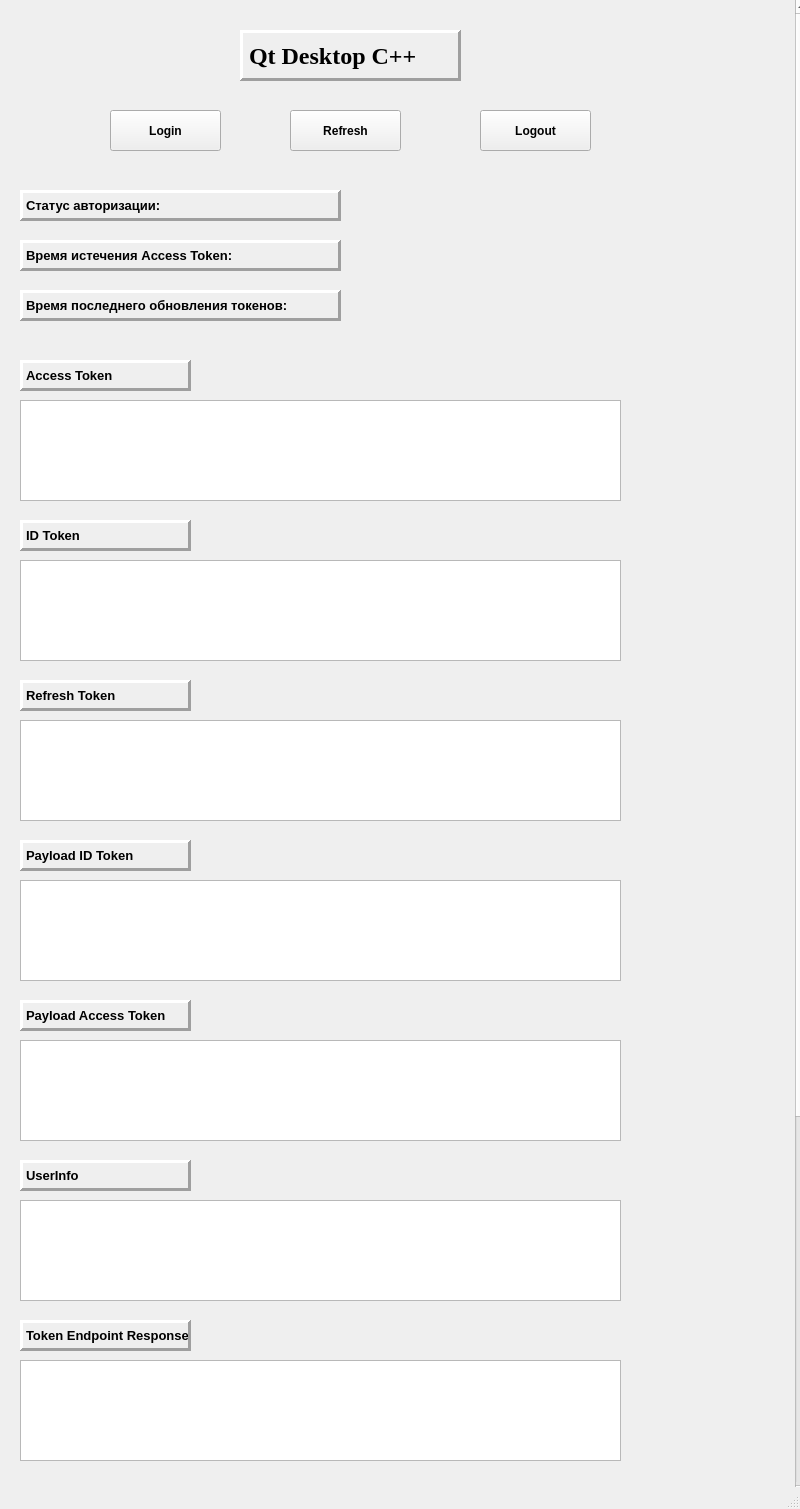
<?xml version="1.0" encoding="UTF-8"?>
<ui version="4.0">
 <class>MainWindow</class>
 <widget class="QMainWindow" name="MainWindow">
  <property name="geometry">
   <rect>
    <x>0</x>
    <y>0</y>
    <width>800</width>
    <height>1509</height>
   </rect>
  </property>
  <property name="windowTitle">
   <string>MainWindow</string>
  </property>
  <widget class="QWidget" name="centralwidget">
   <widget class="QScrollArea" name="scrollArea">
    <property name="geometry">
     <rect>
      <x>-11</x>
      <y>-1</y>
      <width>821</width>
      <height>1501</height>
     </rect>
    </property>
    <property name="verticalScrollBarPolicy">
     <enum>Qt::ScrollBarPolicy::ScrollBarAlwaysOn</enum>
    </property>
    <property name="widgetResizable">
     <bool>true</bool>
    </property>
    <widget class="QWidget" name="scrollAreaWidgetContents">
     <property name="geometry">
      <rect>
       <x>0</x>
       <y>-501</y>
       <width>802</width>
       <height>2000</height>
      </rect>
     </property>
     <property name="sizePolicy">
      <sizepolicy hsizetype="Preferred" vsizetype="Expanding">
       <horstretch>0</horstretch>
       <verstretch>0</verstretch>
      </sizepolicy>
     </property>
     <property name="minimumSize">
      <size>
       <width>0</width>
       <height>2000</height>
      </size>
     </property>
     <widget class="QWidget" name="verticalLayoutWidget">
      <property name="geometry">
       <rect>
        <x>10</x>
        <y>-1</y>
        <width>831</width>
        <height>1461</height>
       </rect>
      </property>
      <layout class="QVBoxLayout" name="verticalLayout"/>
     </widget>
     <widget class="QLabel" name="statusLabel">
      <property name="enabled">
       <bool>true</bool>
      </property>
      <property name="geometry">
       <rect>
        <x>30</x>
        <y>190</y>
        <width>321</width>
        <height>31</height>
       </rect>
      </property>
      <property name="font">
       <font>
        <pointsize>10</pointsize>
        <bold>true</bold>
        <underline>false</underline>
       </font>
      </property>
      <property name="frameShape">
       <enum>QFrame::Shape::Panel</enum>
      </property>
      <property name="frameShadow">
       <enum>QFrame::Shadow::Raised</enum>
      </property>
      <property name="lineWidth">
       <number>3</number>
      </property>
      <property name="midLineWidth">
       <number>0</number>
      </property>
      <property name="text">
       <string>Статус авторизации:</string>
      </property>
     </widget>
     <widget class="QLabel" name="accessExpiryLabel">
      <property name="enabled">
       <bool>true</bool>
      </property>
      <property name="geometry">
       <rect>
        <x>30</x>
        <y>240</y>
        <width>321</width>
        <height>31</height>
       </rect>
      </property>
      <property name="font">
       <font>
        <pointsize>10</pointsize>
        <bold>true</bold>
        <underline>false</underline>
       </font>
      </property>
      <property name="frameShape">
       <enum>QFrame::Shape::Panel</enum>
      </property>
      <property name="frameShadow">
       <enum>QFrame::Shadow::Raised</enum>
      </property>
      <property name="lineWidth">
       <number>3</number>
      </property>
      <property name="midLineWidth">
       <number>0</number>
      </property>
      <property name="text">
       <string>Время истечения Access Token:</string>
      </property>
     </widget>
     <widget class="QPushButton" name="loginButton">
      <property name="geometry">
       <rect>
        <x>120</x>
        <y>110</y>
        <width>111</width>
        <height>41</height>
       </rect>
      </property>
      <property name="font">
       <font>
        <bold>true</bold>
       </font>
      </property>
      <property name="text">
       <string>Login</string>
      </property>
     </widget>
     <widget class="QTextEdit" name="refreshTokenEdit">
      <property name="geometry">
       <rect>
        <x>30</x>
        <y>720</y>
        <width>601</width>
        <height>101</height>
       </rect>
      </property>
      <property name="readOnly">
       <bool>true</bool>
      </property>
      <property name="html">
       <string>&lt;!DOCTYPE HTML PUBLIC &quot;-//W3C//DTD HTML 4.0//EN&quot; &quot;http://www.w3.org/TR/REC-html40/strict.dtd&quot;&gt;
&lt;html&gt;&lt;head&gt;&lt;meta name=&quot;qrichtext&quot; content=&quot;1&quot; /&gt;&lt;meta charset=&quot;utf-8&quot; /&gt;&lt;style type=&quot;text/css&quot;&gt;
p, li { white-space: pre-wrap; }
hr { height: 1px; border-width: 0; }
li.unchecked::marker { content: &quot;\2610&quot;; }
li.checked::marker { content: &quot;\2612&quot;; }
&lt;/style&gt;&lt;/head&gt;&lt;body style=&quot; font-family:'Segoe UI'; font-size:9pt; font-weight:400; font-style:normal;&quot;&gt;
&lt;p style=&quot;-qt-paragraph-type:empty; margin-top:0px; margin-bottom:0px; margin-left:0px; margin-right:0px; -qt-block-indent:0; text-indent:0px;&quot;&gt;&lt;br /&gt;&lt;/p&gt;&lt;/body&gt;&lt;/html&gt;</string>
      </property>
     </widget>
     <widget class="QLabel" name="accessPayloadLabel">
      <property name="enabled">
       <bool>true</bool>
      </property>
      <property name="geometry">
       <rect>
        <x>30</x>
        <y>1000</y>
        <width>171</width>
        <height>31</height>
       </rect>
      </property>
      <property name="font">
       <font>
        <pointsize>10</pointsize>
        <bold>true</bold>
        <underline>false</underline>
       </font>
      </property>
      <property name="frameShape">
       <enum>QFrame::Shape::Panel</enum>
      </property>
      <property name="frameShadow">
       <enum>QFrame::Shadow::Raised</enum>
      </property>
      <property name="lineWidth">
       <number>3</number>
      </property>
      <property name="midLineWidth">
       <number>0</number>
      </property>
      <property name="text">
       <string>Payload Access Token</string>
      </property>
     </widget>
     <widget class="QTextEdit" name="idPayloadEdit">
      <property name="geometry">
       <rect>
        <x>30</x>
        <y>880</y>
        <width>601</width>
        <height>101</height>
       </rect>
      </property>
      <property name="readOnly">
       <bool>true</bool>
      </property>
      <property name="html">
       <string>&lt;!DOCTYPE HTML PUBLIC &quot;-//W3C//DTD HTML 4.0//EN&quot; &quot;http://www.w3.org/TR/REC-html40/strict.dtd&quot;&gt;
&lt;html&gt;&lt;head&gt;&lt;meta name=&quot;qrichtext&quot; content=&quot;1&quot; /&gt;&lt;meta charset=&quot;utf-8&quot; /&gt;&lt;style type=&quot;text/css&quot;&gt;
p, li { white-space: pre-wrap; }
hr { height: 1px; border-width: 0; }
li.unchecked::marker { content: &quot;\2610&quot;; }
li.checked::marker { content: &quot;\2612&quot;; }
&lt;/style&gt;&lt;/head&gt;&lt;body style=&quot; font-family:'Segoe UI'; font-size:9pt; font-weight:400; font-style:normal;&quot;&gt;
&lt;p style=&quot;-qt-paragraph-type:empty; margin-top:0px; margin-bottom:0px; margin-left:0px; margin-right:0px; -qt-block-indent:0; text-indent:0px;&quot;&gt;&lt;br /&gt;&lt;/p&gt;&lt;/body&gt;&lt;/html&gt;</string>
      </property>
     </widget>
     <widget class="QTextEdit" name="idTokenEdit">
      <property name="geometry">
       <rect>
        <x>30</x>
        <y>560</y>
        <width>601</width>
        <height>101</height>
       </rect>
      </property>
      <property name="readOnly">
       <bool>true</bool>
      </property>
      <property name="html">
       <string>&lt;!DOCTYPE HTML PUBLIC &quot;-//W3C//DTD HTML 4.0//EN&quot; &quot;http://www.w3.org/TR/REC-html40/strict.dtd&quot;&gt;
&lt;html&gt;&lt;head&gt;&lt;meta name=&quot;qrichtext&quot; content=&quot;1&quot; /&gt;&lt;meta charset=&quot;utf-8&quot; /&gt;&lt;style type=&quot;text/css&quot;&gt;
p, li { white-space: pre-wrap; }
hr { height: 1px; border-width: 0; }
li.unchecked::marker { content: &quot;\2610&quot;; }
li.checked::marker { content: &quot;\2612&quot;; }
&lt;/style&gt;&lt;/head&gt;&lt;body style=&quot; font-family:'Segoe UI'; font-size:9pt; font-weight:400; font-style:normal;&quot;&gt;
&lt;p style=&quot;-qt-paragraph-type:empty; margin-top:0px; margin-bottom:0px; margin-left:0px; margin-right:0px; -qt-block-indent:0; text-indent:0px;&quot;&gt;&lt;br /&gt;&lt;/p&gt;&lt;/body&gt;&lt;/html&gt;</string>
      </property>
     </widget>
     <widget class="QLabel" name="refreshTokenLabel">
      <property name="enabled">
       <bool>true</bool>
      </property>
      <property name="geometry">
       <rect>
        <x>30</x>
        <y>680</y>
        <width>171</width>
        <height>31</height>
       </rect>
      </property>
      <property name="font">
       <font>
        <pointsize>10</pointsize>
        <bold>true</bold>
        <underline>false</underline>
       </font>
      </property>
      <property name="frameShape">
       <enum>QFrame::Shape::Panel</enum>
      </property>
      <property name="frameShadow">
       <enum>QFrame::Shadow::Raised</enum>
      </property>
      <property name="lineWidth">
       <number>3</number>
      </property>
      <property name="midLineWidth">
       <number>0</number>
      </property>
      <property name="text">
       <string>Refresh Token</string>
      </property>
     </widget>
     <widget class="QLabel" name="idPayloadLabel">
      <property name="enabled">
       <bool>true</bool>
      </property>
      <property name="geometry">
       <rect>
        <x>30</x>
        <y>840</y>
        <width>171</width>
        <height>31</height>
       </rect>
      </property>
      <property name="font">
       <font>
        <pointsize>10</pointsize>
        <bold>true</bold>
        <underline>false</underline>
       </font>
      </property>
      <property name="frameShape">
       <enum>QFrame::Shape::Panel</enum>
      </property>
      <property name="frameShadow">
       <enum>QFrame::Shadow::Raised</enum>
      </property>
      <property name="lineWidth">
       <number>3</number>
      </property>
      <property name="midLineWidth">
       <number>0</number>
      </property>
      <property name="text">
       <string>Payload ID Token</string>
      </property>
     </widget>
     <widget class="QTextEdit" name="userInfoEdit">
      <property name="geometry">
       <rect>
        <x>30</x>
        <y>1200</y>
        <width>601</width>
        <height>101</height>
       </rect>
      </property>
      <property name="readOnly">
       <bool>true</bool>
      </property>
      <property name="html">
       <string>&lt;!DOCTYPE HTML PUBLIC &quot;-//W3C//DTD HTML 4.0//EN&quot; &quot;http://www.w3.org/TR/REC-html40/strict.dtd&quot;&gt;
&lt;html&gt;&lt;head&gt;&lt;meta name=&quot;qrichtext&quot; content=&quot;1&quot; /&gt;&lt;meta charset=&quot;utf-8&quot; /&gt;&lt;style type=&quot;text/css&quot;&gt;
p, li { white-space: pre-wrap; }
hr { height: 1px; border-width: 0; }
li.unchecked::marker { content: &quot;\2610&quot;; }
li.checked::marker { content: &quot;\2612&quot;; }
&lt;/style&gt;&lt;/head&gt;&lt;body style=&quot; font-family:'Segoe UI'; font-size:9pt; font-weight:400; font-style:normal;&quot;&gt;
&lt;p style=&quot;-qt-paragraph-type:empty; margin-top:0px; margin-bottom:0px; margin-left:0px; margin-right:0px; -qt-block-indent:0; text-indent:0px;&quot;&gt;&lt;br /&gt;&lt;/p&gt;&lt;/body&gt;&lt;/html&gt;</string>
      </property>
     </widget>
     <widget class="QLabel" name="idTokenLabel">
      <property name="enabled">
       <bool>true</bool>
      </property>
      <property name="geometry">
       <rect>
        <x>30</x>
        <y>520</y>
        <width>171</width>
        <height>31</height>
       </rect>
      </property>
      <property name="font">
       <font>
        <pointsize>10</pointsize>
        <bold>true</bold>
        <underline>false</underline>
       </font>
      </property>
      <property name="frameShape">
       <enum>QFrame::Shape::Panel</enum>
      </property>
      <property name="frameShadow">
       <enum>QFrame::Shadow::Raised</enum>
      </property>
      <property name="lineWidth">
       <number>3</number>
      </property>
      <property name="midLineWidth">
       <number>0</number>
      </property>
      <property name="text">
       <string>ID Token</string>
      </property>
     </widget>
     <widget class="QLabel" name="userInfoLabel">
      <property name="enabled">
       <bool>true</bool>
      </property>
      <property name="geometry">
       <rect>
        <x>30</x>
        <y>1160</y>
        <width>171</width>
        <height>31</height>
       </rect>
      </property>
      <property name="font">
       <font>
        <pointsize>10</pointsize>
        <bold>true</bold>
        <underline>false</underline>
       </font>
      </property>
      <property name="frameShape">
       <enum>QFrame::Shape::Panel</enum>
      </property>
      <property name="frameShadow">
       <enum>QFrame::Shadow::Raised</enum>
      </property>
      <property name="lineWidth">
       <number>3</number>
      </property>
      <property name="midLineWidth">
       <number>0</number>
      </property>
      <property name="text">
       <string>UserInfo</string>
      </property>
     </widget>
     <widget class="QLabel" name="accessTokenLabel">
      <property name="enabled">
       <bool>true</bool>
      </property>
      <property name="geometry">
       <rect>
        <x>30</x>
        <y>360</y>
        <width>171</width>
        <height>31</height>
       </rect>
      </property>
      <property name="font">
       <font>
        <pointsize>10</pointsize>
        <bold>true</bold>
        <underline>false</underline>
       </font>
      </property>
      <property name="frameShape">
       <enum>QFrame::Shape::Panel</enum>
      </property>
      <property name="frameShadow">
       <enum>QFrame::Shadow::Raised</enum>
      </property>
      <property name="lineWidth">
       <number>3</number>
      </property>
      <property name="midLineWidth">
       <number>0</number>
      </property>
      <property name="text">
       <string>Access Token</string>
      </property>
     </widget>
     <widget class="QLabel" name="lastRefreshLabel">
      <property name="enabled">
       <bool>true</bool>
      </property>
      <property name="geometry">
       <rect>
        <x>30</x>
        <y>290</y>
        <width>321</width>
        <height>31</height>
       </rect>
      </property>
      <property name="font">
       <font>
        <pointsize>10</pointsize>
        <bold>true</bold>
        <underline>false</underline>
       </font>
      </property>
      <property name="frameShape">
       <enum>QFrame::Shape::Panel</enum>
      </property>
      <property name="frameShadow">
       <enum>QFrame::Shadow::Raised</enum>
      </property>
      <property name="lineWidth">
       <number>3</number>
      </property>
      <property name="midLineWidth">
       <number>0</number>
      </property>
      <property name="text">
       <string>Время последнего обновления токенов:</string>
      </property>
     </widget>
     <widget class="QLabel" name="endpointTokenResponseLabel">
      <property name="enabled">
       <bool>true</bool>
      </property>
      <property name="geometry">
       <rect>
        <x>30</x>
        <y>1320</y>
        <width>171</width>
        <height>31</height>
       </rect>
      </property>
      <property name="font">
       <font>
        <pointsize>10</pointsize>
        <bold>true</bold>
        <underline>false</underline>
       </font>
      </property>
      <property name="frameShape">
       <enum>QFrame::Shape::Panel</enum>
      </property>
      <property name="frameShadow">
       <enum>QFrame::Shadow::Raised</enum>
      </property>
      <property name="lineWidth">
       <number>3</number>
      </property>
      <property name="midLineWidth">
       <number>0</number>
      </property>
      <property name="text">
       <string>Token Endpoint Response</string>
      </property>
     </widget>
     <widget class="QLabel" name="label_5">
      <property name="enabled">
       <bool>true</bool>
      </property>
      <property name="geometry">
       <rect>
        <x>250</x>
        <y>30</y>
        <width>221</width>
        <height>51</height>
       </rect>
      </property>
      <property name="font">
       <font>
        <family>Times New Roman</family>
        <pointsize>18</pointsize>
        <bold>true</bold>
        <underline>false</underline>
       </font>
      </property>
      <property name="layoutDirection">
       <enum>Qt::LayoutDirection::LeftToRight</enum>
      </property>
      <property name="frameShape">
       <enum>QFrame::Shape::Panel</enum>
      </property>
      <property name="frameShadow">
       <enum>QFrame::Shadow::Raised</enum>
      </property>
      <property name="lineWidth">
       <number>3</number>
      </property>
      <property name="midLineWidth">
       <number>0</number>
      </property>
      <property name="text">
       <string>Qt Desktop C++</string>
      </property>
     </widget>
     <widget class="QPushButton" name="refreshButton">
      <property name="geometry">
       <rect>
        <x>300</x>
        <y>110</y>
        <width>111</width>
        <height>41</height>
       </rect>
      </property>
      <property name="font">
       <font>
        <bold>true</bold>
       </font>
      </property>
      <property name="text">
       <string>Refresh</string>
      </property>
     </widget>
     <widget class="QPushButton" name="logoutButton">
      <property name="geometry">
       <rect>
        <x>490</x>
        <y>110</y>
        <width>111</width>
        <height>41</height>
       </rect>
      </property>
      <property name="font">
       <font>
        <italic>false</italic>
        <bold>true</bold>
       </font>
      </property>
      <property name="text">
       <string>Logout</string>
      </property>
     </widget>
     <widget class="QTextEdit" name="accessTokenEdit">
      <property name="geometry">
       <rect>
        <x>30</x>
        <y>400</y>
        <width>601</width>
        <height>101</height>
       </rect>
      </property>
      <property name="readOnly">
       <bool>true</bool>
      </property>
      <property name="html">
       <string>&lt;!DOCTYPE HTML PUBLIC &quot;-//W3C//DTD HTML 4.0//EN&quot; &quot;http://www.w3.org/TR/REC-html40/strict.dtd&quot;&gt;
&lt;html&gt;&lt;head&gt;&lt;meta name=&quot;qrichtext&quot; content=&quot;1&quot; /&gt;&lt;meta charset=&quot;utf-8&quot; /&gt;&lt;style type=&quot;text/css&quot;&gt;
p, li { white-space: pre-wrap; }
hr { height: 1px; border-width: 0; }
li.unchecked::marker { content: &quot;\2610&quot;; }
li.checked::marker { content: &quot;\2612&quot;; }
&lt;/style&gt;&lt;/head&gt;&lt;body style=&quot; font-family:'Segoe UI'; font-size:9pt; font-weight:400; font-style:normal;&quot;&gt;
&lt;p style=&quot;-qt-paragraph-type:empty; margin-top:0px; margin-bottom:0px; margin-left:0px; margin-right:0px; -qt-block-indent:0; text-indent:0px;&quot;&gt;&lt;br /&gt;&lt;/p&gt;&lt;/body&gt;&lt;/html&gt;</string>
      </property>
      <property name="overwriteMode">
       <bool>false</bool>
      </property>
     </widget>
     <widget class="QTextEdit" name="accessPayloadEdit">
      <property name="geometry">
       <rect>
        <x>30</x>
        <y>1040</y>
        <width>601</width>
        <height>101</height>
       </rect>
      </property>
      <property name="readOnly">
       <bool>true</bool>
      </property>
      <property name="html">
       <string>&lt;!DOCTYPE HTML PUBLIC &quot;-//W3C//DTD HTML 4.0//EN&quot; &quot;http://www.w3.org/TR/REC-html40/strict.dtd&quot;&gt;
&lt;html&gt;&lt;head&gt;&lt;meta name=&quot;qrichtext&quot; content=&quot;1&quot; /&gt;&lt;meta charset=&quot;utf-8&quot; /&gt;&lt;style type=&quot;text/css&quot;&gt;
p, li { white-space: pre-wrap; }
hr { height: 1px; border-width: 0; }
li.unchecked::marker { content: &quot;\2610&quot;; }
li.checked::marker { content: &quot;\2612&quot;; }
&lt;/style&gt;&lt;/head&gt;&lt;body style=&quot; font-family:'Segoe UI'; font-size:9pt; font-weight:400; font-style:normal;&quot;&gt;
&lt;p style=&quot;-qt-paragraph-type:empty; margin-top:0px; margin-bottom:0px; margin-left:0px; margin-right:0px; -qt-block-indent:0; text-indent:0px;&quot;&gt;&lt;br /&gt;&lt;/p&gt;&lt;/body&gt;&lt;/html&gt;</string>
      </property>
     </widget>
     <widget class="QTextEdit" name="tokenResponseEdit">
      <property name="geometry">
       <rect>
        <x>30</x>
        <y>1360</y>
        <width>601</width>
        <height>101</height>
       </rect>
      </property>
      <property name="readOnly">
       <bool>true</bool>
      </property>
      <property name="html">
       <string>&lt;!DOCTYPE HTML PUBLIC &quot;-//W3C//DTD HTML 4.0//EN&quot; &quot;http://www.w3.org/TR/REC-html40/strict.dtd&quot;&gt;
&lt;html&gt;&lt;head&gt;&lt;meta name=&quot;qrichtext&quot; content=&quot;1&quot; /&gt;&lt;meta charset=&quot;utf-8&quot; /&gt;&lt;style type=&quot;text/css&quot;&gt;
p, li { white-space: pre-wrap; }
hr { height: 1px; border-width: 0; }
li.unchecked::marker { content: &quot;\2610&quot;; }
li.checked::marker { content: &quot;\2612&quot;; }
&lt;/style&gt;&lt;/head&gt;&lt;body style=&quot; font-family:'Segoe UI'; font-size:9pt; font-weight:400; font-style:normal;&quot;&gt;
&lt;p style=&quot;-qt-paragraph-type:empty; margin-top:0px; margin-bottom:0px; margin-left:0px; margin-right:0px; -qt-block-indent:0; text-indent:0px;&quot;&gt;&lt;br /&gt;&lt;/p&gt;&lt;/body&gt;&lt;/html&gt;</string>
      </property>
     </widget>
    </widget>
   </widget>
  </widget>
  <widget class="QMenuBar" name="menubar">
   <property name="geometry">
    <rect>
     <x>0</x>
     <y>0</y>
     <width>800</width>
     <height>22</height>
    </rect>
   </property>
  </widget>
  <widget class="QStatusBar" name="statusbar"/>
 </widget>
 <resources/>
 <connections/>
</ui>
